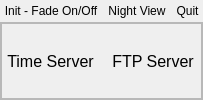
       <widget class="QWidget" name="Adminwidget" native="true">
        <layout class="QVBoxLayout" name="verticalLayout_14">
         <property name="spacing">
          <number>0</number>
         </property>
         <property name="leftMargin">
          <number>0</number>
         </property>
         <property name="topMargin">
          <number>0</number>
         </property>
         <property name="rightMargin">
          <number>0</number>
         </property>
         <property name="bottomMargin">
          <number>0</number>
         </property>
         <item>
          <layout class="QHBoxLayout" name="C">
           <property name="spacing">
            <number>2</number>
           </property>
           <item>
            <widget class="QPushButton" name="btnFadeEffect">
             <property name="styleSheet">
              <string notr="true">QPushButton { 
     border-style: inset;
     border-width: 1px;
     border-radius:5px;
	 padding: 3px;
     border-style: solid;
     border-width: 1px;
     border-radius:5px;
     border-color: palette(button);
	 padding: 3px;
     font-size: 9pt;
}

QPushButton:checked { 
     border-color: palette(dark);
    background-color: qradialgradient(cx: 0.7, cy: 1.4, fx: 0.7, fy: 1.9, radius: 1.5, stop: 0 rgb(255, 255, 0), stop: 1 transparent );
}

QPushButton:pressed { 
     border-color: palette(dark);
     background-color: qradialgradient(cx: 0.7, cy: 1.4, fx: 0.7, fy: 1.9, radius: 1.5, stop: 0 palette(dark), stop: 1 transparent );
}

</string>
             </property>
             <property name="text">
              <string>Init - Fade On/Off</string>
             </property>
             <property name="icon">
              <iconset resource="../../data/mainRes.qrc">
               <normaloff>:/graphicGui/gui/btQuit.png</normaloff>:/graphicGui/gui/btQuit.png</iconset>
             </property>
             <property name="iconSize">
              <size>
               <width>32</width>
               <height>32</height>
              </size>
             </property>
             <property name="checkable">
              <bool>true</bool>
             </property>
             <property name="checked">
              <bool>false</bool>
             </property>
             <property name="autoRepeat">
              <bool>false</bool>
             </property>
             <property name="autoExclusive">
              <bool>false</bool>
             </property>
             <property name="flat">
              <bool>false</bool>
             </property>
            </widget>
           </item>
           <item>
            <widget class="QPushButton" name="btnNightView">
             <property name="styleSheet">
              <string notr="true">QPushButton { 
     border-style: inset;
     border-width: 1px;
     border-radius:5px;
	 padding: 3px;
     border-style: solid;
     border-width: 1px;
     border-radius:5px;
     border-color: palette(button);
	 padding: 3px;
     font-size: 9pt;
}

QPushButton:checked { 
     border-color: palette(dark);
    background-color: qradialgradient(cx: 0.7, cy: 1.4, fx: 0.7, fy: 1.9, radius: 1.5, stop: 0 rgb(255, 255, 0), stop: 1 transparent );
}

QPushButton:pressed { 
     border-color: palette(dark);
     background-color: qradialgradient(cx: 0.7, cy: 1.4, fx: 0.7, fy: 1.9, radius: 1.5, stop: 0 palette(dark), stop: 1 transparent );
}

</string>
             </property>
             <property name="text">
              <string>Night View</string>
             </property>
             <property name="icon">
              <iconset resource="../../data/mainRes.qrc">
               <normaloff>:/graphicGui/gui/btNightView-off.png</normaloff>:/graphicGui/gui/btNightView-off.png</iconset>
             </property>
             <property name="iconSize">
              <size>
               <width>32</width>
               <height>32</height>
              </size>
             </property>
             <property name="checkable">
              <bool>true</bool>
             </property>
            </widget>
           </item>
           <item>
            <widget class="QPushButton" name="btnQuit">
             <property name="styleSheet">
              <string notr="true">QPushButton { 
     border-style: inset;
     border-width: 1px;
     border-radius:5px;
	 padding: 3px;
     border-style: solid;
     border-width: 1px;
     border-radius:5px;
     border-color: palette(button);
	 padding: 3px;
     font-size: 9pt;
}

QPushButton:checked { 
     border-color: palette(dark);
    background-color: qradialgradient(cx: 0.7, cy: 1.4, fx: 0.7, fy: 1.9, radius: 1.5, stop: 0 rgb(255, 255, 0), stop: 1 transparent );
}

QPushButton:pressed { 
     border-color: palette(dark);
     background-color: qradialgradient(cx: 0.7, cy: 1.4, fx: 0.7, fy: 1.9, radius: 1.5, stop: 0 palette(dark), stop: 1 transparent );
}

</string>
             </property>
             <property name="text">
              <string>Quit</string>
             </property>
             <property name="icon">
              <iconset resource="../../data/mainRes.qrc">
               <normaloff>:/graphicGui/gui/btScriptStop-off.png</normaloff>:/graphicGui/gui/btScriptStop-off.png</iconset>
             </property>
             <property name="iconSize">
              <size>
               <width>32</width>
               <height>32</height>
              </size>
             </property>
            </widget>
           </item>
          </layout>
         </item>
         <item>
          <widget class="QFrame" name="adminLayout">
           <property name="frameShape">
            <enum>QFrame::StyledPanel</enum>
           </property>
           <property name="frameShadow">
            <enum>QFrame::Raised</enum>
           </property>
           <layout class="QGridLayout" name="gridLayout">
            <property name="leftMargin">
             <number>0</number>
            </property>
            <property name="topMargin">
             <number>0</number>
            </property>
            <property name="rightMargin">
             <number>0</number>
            </property>
            <property name="bottomMargin">
             <number>0</number>
            </property>
            <property name="spacing">
             <number>0</number>
            </property>
            <item row="0" column="0">
             <widget class="QFrame" name="frame_2">
              <property name="sizePolicy">
               <sizepolicy hsizetype="Preferred" vsizetype="Preferred">
                <horstretch>0</horstretch>
                <verstretch>0</verstretch>
               </sizepolicy>
              </property>
              <property name="sizeIncrement">
               <size>
                <width>0</width>
                <height>0</height>
               </size>
              </property>
              <property name="frameShape">
               <enum>QFrame::StyledPanel</enum>
              </property>
              <property name="frameShadow">
               <enum>QFrame::Raised</enum>
              </property>
              <layout class="QHBoxLayout" name="horizontalLayout_2">
               <property name="leftMargin">
                <number>0</number>
               </property>
               <property name="topMargin">
                <number>0</number>
               </property>
               <property name="rightMargin">
                <number>0</number>
               </property>
               <property name="bottomMargin">
                <number>0</number>
               </property>
               <item>
                <widget class="QLabel" name="lblTimeServer">
                 <property name="font">
                  <font>
                   <pointsize>12</pointsize>
                  </font>
                 </property>
                 <property name="text">
                  <string>Time Server</string>
                 </property>
                 <property name="alignment">
                  <set>Qt::AlignCenter</set>
                 </property>
                </widget>
               </item>
               <item>
                <widget class="QLabel" name="lblFtpServer">
                 <property name="font">
                  <font>
                   <pointsize>12</pointsize>
                  </font>
                 </property>
                 <property name="text">
                  <string>FTP Server</string>
                 </property>
                 <property name="alignment">
                  <set>Qt::AlignCenter</set>
                 </property>
                </widget>
               </item>
              </layout>
             </widget>
            </item>
           </layout>
          </widget>
         </item>
        </layout>
       </widget>
